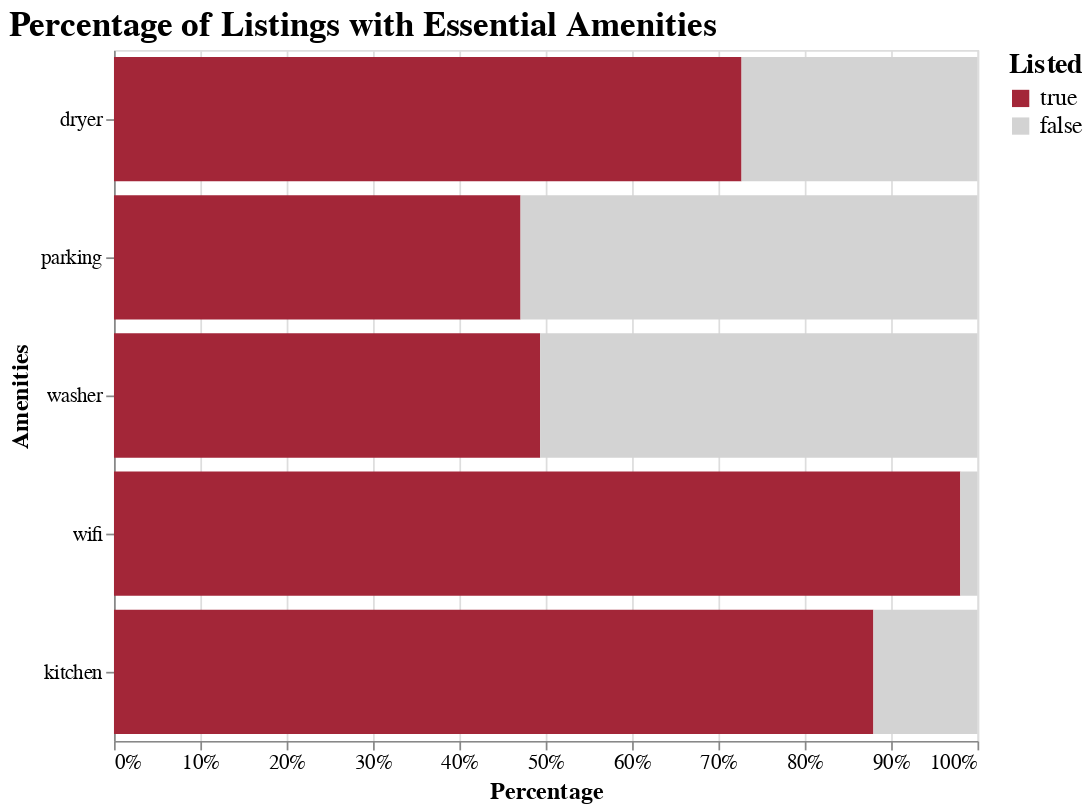

Notebook cell for this chart:
### Code cell
# Load the listing_essential_amenities.csv file
essentials = pd.read_csv('data/listing_essential_amenities.csv')

# Calculate the percentage of 'listed' for each 'amenities' value
essentials_percentage = essentials.groupby('amenities')['listed'].value_counts(normalize=True).unstack().fillna(0) * 100
essentials_percentage = essentials_percentage.reset_index()

# Melt the dataframe to have a long format suitable for Altair
essentials_melted = essentials_percentage.melt(id_vars='amenities', value_vars=[True, False], var_name='listed', value_name='percentage')

essentials_melted['percentage'] = essentials_melted['percentage'] / 100
# Create the Altair stacked bar chart
stacked_bar_chart = alt.Chart(essentials_melted).mark_bar().encode(
    x=alt.X('sum(percentage):Q', axis=alt.Axis(format='%'), title='Percentage'),
    y=alt.Y('amenities:N', title='Amenities', sort='-x'),
    color=alt.Color('listed:N', title='Listed', scale=alt.Scale(domain=[True, False], range=['#A32638', '#D3D3D3'])),
    order=alt.Order('listed', sort='descending')
).properties(
    title=alt.TitleParams(
        text='Percentage of Listings with Essential Amenities',
        anchor='start',  # Align title to the left
        fontSize=20      # Change title font size
    ),
    width=500,
    height=400
).configure_axis(
    labelFontSize=12,
    titleFontSize=14
).configure_title(
    fontSize=20
).configure_legend(
    labelFontSize=14,  # Increase the size of the text in the legend
    titleFontSize=16   # Optionally increase the title font size in the legend
)

# Display the chart
stacked_bar_chart.save('percentage_listed_essential_amenities.png')
stacked_bar_chart

### Figure 1 — Vega specification as saved in the notebook (floating-point values rounded to 4 significant figures)
{"$schema": "https://vega.github.io/schema/vega/v5.json", "data": [{"name": "source_0"}, {"name": "data_0", "values": [{"amenities": "dryer", "listed": true, "sum_percentage_end": 0.7268, "sum_percentage_start": 0.0}, {"amenities": "kitchen", "listed": true, "sum_percentage_end": 0.8794, "sum_percentage_start": 0.0}, {"amenities": "parking", "listed": true, "sum_percentage_end": 0.4708, "sum_percentage_start": 0.0}, {"amenities": "washer", "listed": true, "sum_percentage_end": 0.4935, "sum_percentage_start": 0.0}, {"amenities": "wifi", "listed": true, "sum_percentage_end": 0.9801, "sum_percentage_start": 0.0}, {"amenities": "dryer", "listed": false, "sum_percentage_end": 1.0, "sum_percentage_start": 0.7268}, {"amenities": "kitchen", "listed": false, "sum_percentage_end": 1.0, "sum_percentage_start": 0.8794}, {"amenities": "parking", "listed": false, "sum_percentage_end": 1.0, "sum_percentage_start": 0.4708}, {"amenities": "washer", "listed": false, "sum_percentage_end": 1.0, "sum_percentage_start": 0.4935}, {"amenities": "wifi", "listed": false, "sum_percentage_end": 1.0, "sum_percentage_start": 0.9801}]}, {"name": "source_0_y_domain_amenities", "values": [{"amenities": "dryer", "sort_field": 1.0}, {"amenities": "kitchen", "sort_field": 1.0}, {"amenities": "parking", "sort_field": 1.0}, {"amenities": "washer", "sort_field": 1.0}, {"amenities": "wifi", "sort_field": 1.0}]}], "marks": [{"type": "rect", "name": "marks", "from": {"data": "data_0"}, "encode": {"update": {"x": {"field": "sum_percentage_end", "scale": "x"}, "x2": {"field": "sum_percentage_start", "scale": "x"}, "height": {"signal": "max(0.25, bandwidth('y'))"}, "y": {"field": "amenities", "scale": "y"}, "fill": {"field": "listed", "scale": "color"}}}, "style": ["bar"]}], "scales": [{"name": "x", "type": "linear", "domain": {"data": "data_0", "fields": ["sum_percentage_start", "sum_percentage_end"]}, "range": [0, {"signal": "width"}], "nice": true, "zero": true}, {"name": "y", "type": "band", "domain": {"data": "source_0_y_domain_amenities", "field": "amenities", "sort": {"op": "max", "field": "sort_field", "order": "descending"}}, "range": [0, {"signal": "height"}], "paddingInner": 0.1, "paddingOuter": 0.05}, {"name": "color", "type": "ordinal", "domain": [true, false], "range": ["#A32638", "#D3D3D3"]}], "axes": [{"scale": "x", "tickCount": {"signal": "ceil(width/40)"}, "zindex": 0, "labels": false, "orient": "bottom", "gridScale": "y", "grid": true, "minExtent": 0, "ticks": false, "domain": false, "aria": false, "maxExtent": 0}, {"scale": "x", "labelFlush": true, "grid": false, "format": "%", "labelOverlap": true, "tickCount": {"signal": "ceil(width/40)"}, "zindex": 0, "title": "Percentage", "orient": "bottom"}, {"scale": "y", "zindex": 0, "orient": "left", "grid": false, "title": "Amenities"}], "title": {"text": "Percentage of Listings with Essential Amenities", "anchor": "start", "fontSize": 20}, "padding": 5, "width": 500, "style": "cell", "background": "white", "height": 400, "legends": [{"title": "Listed", "fill": "color", "symbolType": "square"}], "config": {"axis": {"labelFontSize": 12, "titleFontSize": 14}, "legend": {"labelFontSize": 14, "titleFontSize": 16}, "style": {"group-title": {"fontSize": 20}}}}
